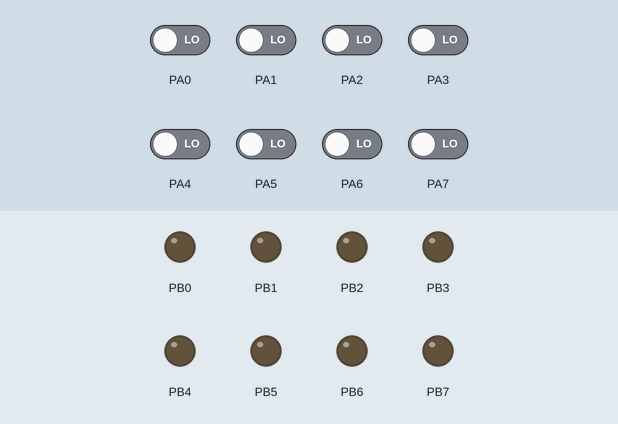
Recording of a program running on a simulated ATmega16, built with avr-gcc and emulated at 1 MHz. Shown: output pins drawn as LEDs (lit = HIGH). Dashed ring = blinking. Inputs (shaded band) come from the test bench; at power-on: PA0–7 LOW.

Above: at 1.2 s.
1.3 s: PA0 driven HIGH
At 1.7 s:
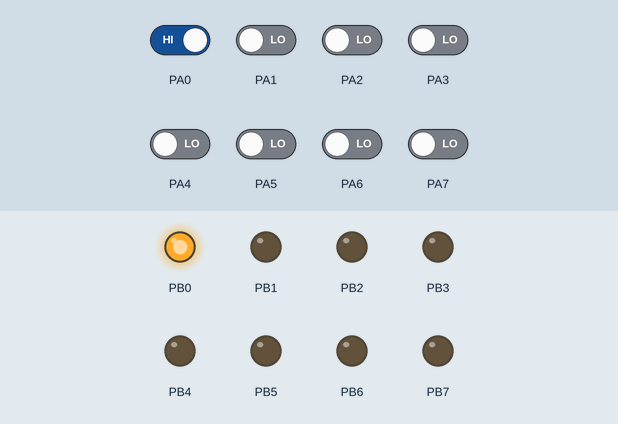
4.3 s: PA1 driven HIGH
At 4.7 s:
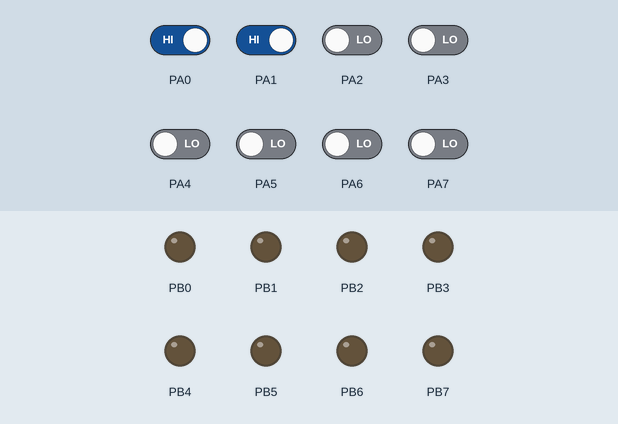
5.8 s: PA1 driven LOW
At 6.2 s:
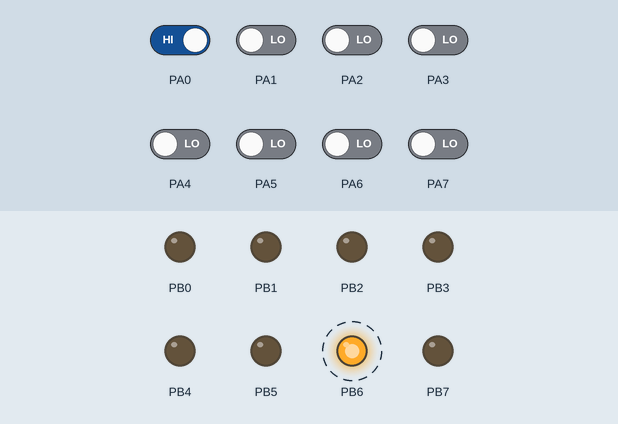
8.8 s: PA0 driven LOW
At 9.3 s:
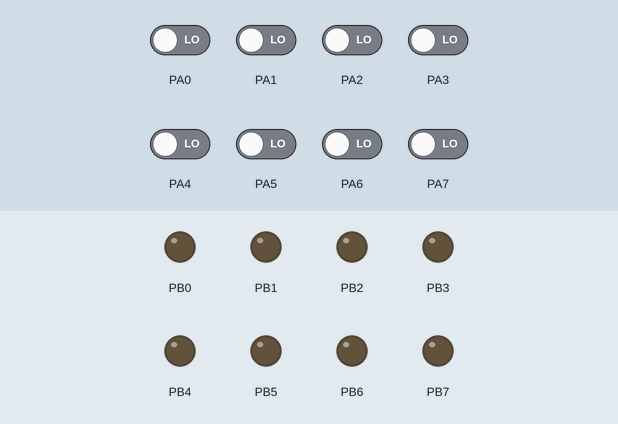
Timing chart, 0 to 11.3 s (numbered marks = the images above; inputs shaded):
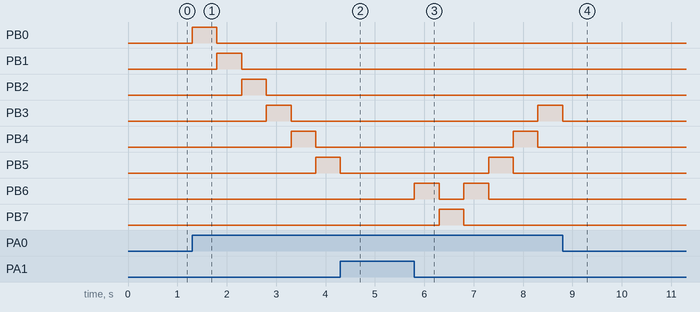

The program:

main.c
```c
/*
 * src.c
 *
 * Created: 10/7/2021 1:14:02 PM
 * Author : Emoyee
 */

#define F_CPU 1000000UL
#include <avr/io.h>
#include <util/delay.h>
int main(void)
{
	DDRA = 0;
	DDRB = 255;
	unsigned char c = 1 ;
    float factor = 2 ;

    /* Replace with your application code */
    while (1)
    {

		PORTB = 0;
		if(PINA==0x01){
			PORTB = c;
			_delay_ms(500);
			c = c * factor;
			if(PORTB==2)
			factor = 2;
			if (PORTB==64)
			factor = .5;
		}
    }
}
```

Measured:
- after the input at 1.3 s, PB0: LOW → HIGH at once, → LOW 0.50 s later; PB1: LOW → HIGH after 0.50 s, → LOW 0.50 s later; PB2: LOW → HIGH after 1.0 s, → LOW 0.50 s later; PB3: LOW → HIGH after 1.5 s, → LOW 0.50 s later; PB4: LOW → HIGH after 2.0 s, → LOW 0.50 s later
- after the input at 4.3 s, PB6: stays LOW (without the input it goes to HIGH after 0.00 s); PB7: stays LOW (without the input it goes to HIGH after 0.50 s)
- after the input at 5.8 s, PB3: LOW → HIGH after 2.5 s; PB4: LOW → HIGH after 2.0 s, → LOW 0.50 s later; PB5: LOW → HIGH after 1.5 s, → LOW 0.50 s later; PB6: alternates HIGH for 0.50 s and LOW for 0.50 s, 4 changes in all, then stays LOW, starting at once; PB7: LOW → HIGH after 0.50 s, → LOW 0.50 s later
- after the input at 8.8 s, PB0: stays LOW (without the input it goes to HIGH after 1.0 s); PB1: stops changing and stays LOW; PB2: stays LOW (without the input it goes to HIGH after 0.00 s)
